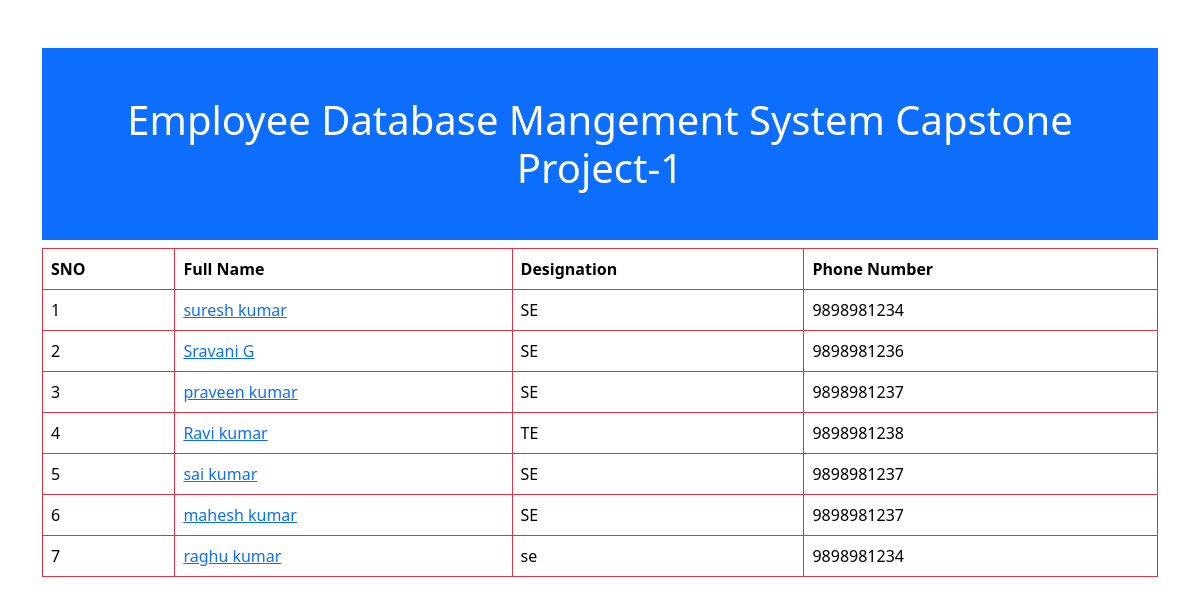
The page / on the database its author committed.
### app/models.py (models this page shows)
class Employee(models.Model):
    firstname=models.CharField(max_length=100)
    last_name=models.CharField(max_length=100)
    photo=models.CharField(max_length=100)
    designation=models.CharField(max_length=100)
    email_address=models.CharField(max_length=100)
    phone_number=models.CharField(max_length=100)

### app/views.py (the view)
# urls.py: 2. Add a URL to urlpatterns:  path('', views.home, name='home')
def home(request):
    employees=Employee.objects.all()
    return render(request,'app/home.html',{'employees':employees})

### app/templates/app/home.html (shortened to what this page needs)
<!DOCTYPE html>
<html lang="en">
<head>
    <link rel="stylesheet" href="https://cdn.jsdelivr.net/npm/bootstrap@5.3.8/dist/css/bootstrap.min.css">
</head>
<body>
    <div class="container mt-5">
        <h1 class="bg-primary text-white p-5 text-center">Employee Database Mangement System Capstone Project-1</h1>
        <table class="table table-bordered border-danger table-hover">
            <thead>
                <tr>
                    <th>SNO</th>
                    <th>Full Name</th>
                    <th>Designation</th>
                    <th>Phone Number</th>
                </tr>
            </thead>
            <tbody>
                {% for x in employees  %}
                  <tr>
                    <td>{{x.id}}</td>
                    <td><a href="{% url 'employee_detail' x.id %}">{{x.firstname}} {{x.last_name}}</a></td>
                    <td>{{x.designation}}</td>
                    <td>{{x.phone_number}}</td>
                  </tr>
                {% endfor %}
            </tbody>
        </table>
    </div>
</body>
</html>

### rows shown on the page
Employee: id "1", firstname "suresh", last_name "kumar", designation "SE", phone_number "9898981234"
Employee: id "2", firstname "Sravani", last_name "G", designation "SE", phone_number "9898981236"
Employee: id "3", firstname "praveen", last_name "kumar", designation "SE", phone_number "9898981237"
Employee: id "4", firstname "Ravi", last_name "kumar", designation "TE", phone_number "9898981238"
Employee: id "5", firstname "sai", last_name "kumar", designation "SE", phone_number "9898981237"
Employee: id "6", firstname "mahesh", last_name "kumar", designation "SE", phone_number "9898981237"
Employee: id "7", firstname "raghu", last_name "kumar", designation "se", phone_number "9898981234"
